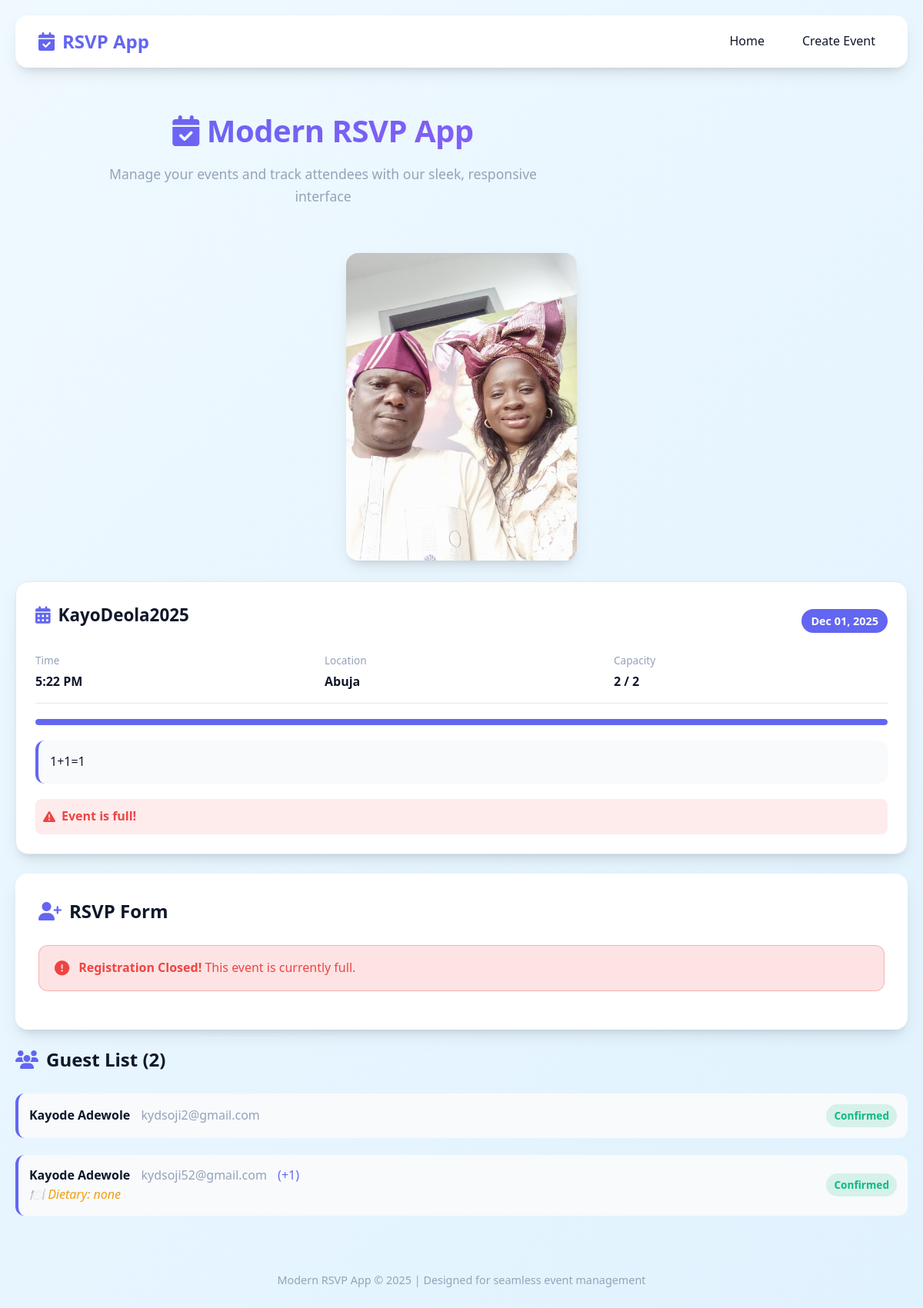
The page /event/1/ on the database its author committed.
### myapp/models.py (models this page shows, shortened)
class Event(models.Model):
    title = models.CharField(max_length=200)
    description = models.TextField()
    date = models.DateTimeField()
    location = models.CharField(max_length=300)
    max_attendees = models.PositiveIntegerField(default=100)
    event_image = models.ImageField(
        upload_to='event_images/',
        blank=True,
        null=True,
        validators=[FileExtensionValidator(['jpg', 'jpeg', 'png', 'gif'])]
    )
    created_at = models.DateTimeField(auto_now_add=True)
    @property
    def current_attendees(self):
        return self.attendees.filter(is_confirmed=True).count()
    @property
    def is_full(self):
        return self.current_attendees >= self.max_attendees
    @property
    def capacity_percentage(self):
        if self.max_attendees == 0:
            return 0
        return int((self.current_attendees / self.max_attendees) * 100)

class Attendee(models.Model):
    event = models.ForeignKey(Event, on_delete=models.CASCADE, related_name='attendees') # Ensure related_name is 'attendees'
    name = models.CharField(max_length=100)
    email = models.EmailField()
    phone = models.CharField(max_length=15, blank=True)
    is_attending = models.BooleanField(default=True)
    is_confirmed = models.BooleanField(default=False)
    dietary_restrictions = models.TextField(blank=True)
    plus_one = models.BooleanField(default=False)
    notes = models.TextField(blank=True)
    created_at = models.DateTimeField(auto_now_add=True)
    class Meta:
        unique_together = ['event', 'email']

### myapp/views.py (the view, shortened to what this page needs)
# urls.py: path('event/<int:event_id>/', views.event_detail, name='event_detail'),
def event_detail(request, event_id):
    event = get_object_or_404(Event, id=event_id)
    attendees = event.attendees.filter(is_confirmed=True).order_by('-created_at')
    is_nearly_full = event.current_attendees >= event.max_attendees * 0.9 and not event.is_full
    form = AttendeeForm(initial={'is_attending': True}, event=event)
    return render(request, 'rsvp/event_detail.html', {
        'event': event,
        'attendees': attendees,
        'form': form,
        'is_full': event.is_full,
        'is_nearly_full': is_nearly_full,
        'capacity_percentage': event.capacity_percentage
    })

### myapp/templates/rsvp/event_detail.html (shortened to what this page needs)
{% extends 'rsvp/base.html' %}
{% block content %}
<div class="events-section">
    {% if event.event_image %}
        <div style="text-align: center; margin-bottom: 20px;">
            <img src="{{ event.event_image.url }}" alt="{{ event.title }}"
                 style="max-width: 100%; max-height: 400px; object-fit: cover; border-radius: var(--border-radius);
                        box-shadow: var(--shadow);">
        </div>
    {% endif %}
    <div class="event-card">
        <div class="event-header">
            <h3><i class="fas fa-calendar-alt"></i> {{ event.title }}</h3>
            <span class="event-date">{{ event.date|date:"M d, Y" }}</span>
        </div>
        <div class="event-info">
            <div class="info-item">
                <span class="info-label">Time</span>
                <span class="info-value">{{ event.date|date:"g:i A" }}</span>
            </div>
            <div class="info-item">
                <span class="info-label">Location</span>
                <span class="info-value">{{ event.location }}</span>
            </div>
            <div class="info-item">
                <span class="info-label">Capacity</span>
                <span class="info-value">{{ event.current_attendees }} / {{ event.max_attendees }}</span>
            </div>
        </div>
        <div class="capacity-bar">
            <div class="capacity-fill" style="width: {{ event.capacity_percentage }}%"></div>
        </div>
        <div class="event-description" style="margin: 20px 0; padding: 15px; background-color: #f8fafc; border-radius: 12px; border-left: 4px solid var(--primary);">
            <p style="margin: 0; color: var(--dark);">{{ event.description }}</p>
        </div>
        {% if event.is_full %}
            <div class="capacity-warning">
                <i class="fas fa-exclamation-triangle"></i>
                <span>Event is full!</span>
            </div>
        {% elif event.capacity_percentage >= 90 %}
            <div class="capacity-warning">
                <i class="fas fa-exclamation-triangle"></i>
                <span>Nearly at capacity! Only {{ event.max_attendees|add:"-event.current_attendees" }} spots left.</span>
            </div>
        {% endif %}
    </div>
    <div class="form-section">
        <h2 class="section-title"><i class="fas fa-user-plus"></i> RSVP Form</h2>
        {% if event.is_full %}
            <div class="alert alert-error">
                <i class="fas fa-exclamation-circle"></i>
                <div>
                    <strong>Registration Closed!</strong> This event is currently full.
                </div>
            </div>
        {% endif %}
    </div>
    {% if attendees %}
        <div class="attendee-list">
            <h3 class="section-title"><i class="fas fa-users"></i> Guest List ({{ event.current_attendees }})</h3>
            <div style="display: grid; gap: 10px;">
                {% for attendee in attendees %}
                    <div class="attendee-item">
                        <div>
                            <span class="attendee-name">{{ attendee.name }}</span>
                            <span style="color: var(--gray); margin-left: 10px;">{{ attendee.email }}</span>
                            {% if attendee.plus_one %}<span style="color: var(--primary); margin-left: 10px;">(+1)</span>{% endif %}
                            {% if attendee.dietary_restrictions %}<br><em style="color: var(--warning);">🍽️ Dietary: {{ attendee.dietary_restrictions }}</em>{% endif %}
                        </div>
                        <span class="attendee-status status-confirmed">Confirmed</span>
                    </div>
                {% endfor %}
            </div>
        </div>
    {% endif %}
</div>
{% endblock %}

### myapp/templates/rsvp/base.html (style rules this page uses)
:root { --primary: #6366f1; --primary-dark: #4f46e5; --secondary: #8b5cf6; --accent: #ec4899; --light: #f8fafc; --dark: #0f172a; --gray: #94a3b8; --success: #10b981; --warning: #f59e0b; --error: #ef4444; --card-bg: #ffffff; --border-radius: 16px; --shadow: 0 10px 25px -5px rgba(0, 0, 0, 0.1), 0 8px 10px -6px rgba(0, 0, 0, 0.1); --transition: all 0.3s ease; }
* { margin: 0; padding: 0; box-sizing: border-box; }
body { font-family: 'Segoe UI', system-ui, -apple-system, sans-serif; background: linear-gradient(135deg, #f0f9ff, #e0f2fe); color: var(--dark); line-height: 1.6; padding: 20px; min-height: 100vh; display: flex; justify-content: center; align-items: flex-start; }
.form-section { background: var(--card-bg); border-radius: var(--border-radius); padding: 30px; box-shadow: var(--shadow); transition: var(--transition); width: 100%; }
.section-title { font-size: 1.5rem; margin-bottom: 25px; color: var(--dark); display: flex; align-items: center; gap: 10px; }
.section-title i { color: var(--primary); }
.alert { padding: 16px 20px; margin-bottom: 20px; border-radius: 12px; font-weight: 500; display: flex; align-items: center; gap: 12px; animation: fadeIn 0.5s ease; width: 100%; }
.alert-error { background-color: rgba(239, 68, 68, 0.15); color: var(--error); border: 1px solid rgba(239, 68, 68, 0.3); }
.alert i { font-size: 1.2rem; }
.event-card { background: var(--card-bg); border-radius: var(--border-radius); padding: 25px; margin-bottom: 25px; box-shadow: var(--shadow); transition: var(--transition); border: 1px solid #e2e8f0; width: 100%; }
.event-card h3 { font-size: 1.4rem; margin-bottom: 15px; color: var(--dark); display: flex; align-items: center; gap: 10px; }
.event-card h3 i { color: var(--primary); }
.event-info { display: flex; flex-wrap: wrap; gap: 20px; margin-bottom: 20px; padding-bottom: 15px; border-bottom: 1px solid #e2e8f0; }
.info-item { display: flex; flex-direction: column; flex: 1; min-width: 150px; }
.info-label { font-size: 0.85rem; color: var(--gray); margin-bottom: 4px; }
.info-value { font-weight: 600; color: var(--dark); }
.attendee-list { margin-top: 20px; }
.attendee-item { padding: 14px; background: #f8fafc; margin-bottom: 12px; border-radius: 12px; display: flex; justify-content: space-between; align-items: center; border-left: 4px solid var(--primary); transition: var(--transition); width: 100%; }
.attendee-name { font-weight: 600; color: var(--dark); }
.attendee-status { padding: 4px 10px; border-radius: 20px; font-size: 0.85rem; font-weight: 600; }
.status-confirmed { background: rgba(16, 185, 129, 0.15); color: var(--success); }
.capacity-warning { color: var(--error); font-weight: 600; display: flex; align-items: center; gap: 8px; margin-top: 10px; padding: 10px; background: rgba(239, 68, 68, 0.1); border-radius: 8px; width: 100%; }
.capacity-bar { height: 8px; background: #e2e8f0; border-radius: 4px; margin: 15px 0; overflow: hidden; width: 100%; }
.capacity-fill { height: 100%; background: var(--primary); border-radius: 4px; }
.event-header { display: flex; justify-content: space-between; align-items: center; margin-bottom: 15px; }
.event-date { background: var(--primary); color: white; padding: 4px 12px; border-radius: 20px; font-size: 0.9rem; font-weight: 600; }

### rows shown on the page
Event: event_image (picture), title "KayoDeola2025", date "Dec 01, 2025", date "5:22 PM", location "Abuja", current_attendees "2", max_attendees "2", description "1+1=1"
Attendee: name "Kayode Adewole", email "kydsoji2@gmail.com"
Attendee: name "Kayode Adewole", email "kydsoji52@gmail.com", plus_one "(+1)", dietary_restrictions "none"
